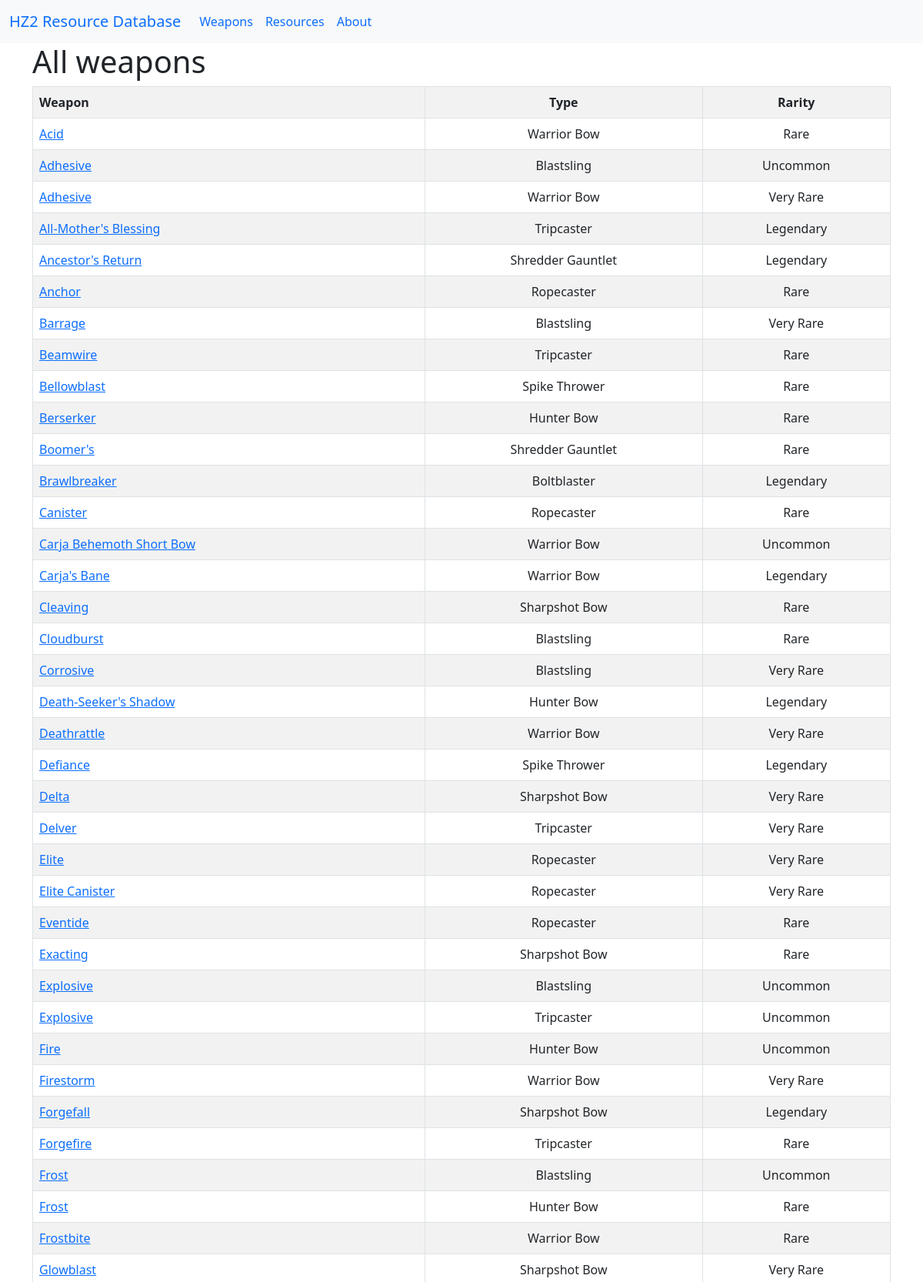
The app's page /allweapons (upper part) with its own data.
### hz2/models.py (models this page shows, shortened)
class Weapon(db.Model):
    id = db.Column(db.Integer, primary_key=True)
    title = db.Column(db.Text, nullable=False)
    type_id = db.Column(db.Integer, db.ForeignKey('weapon_type.id'), nullable=False)
    rarity_id = db.Column(db.Integer, db.ForeignKey('rarity.id'), nullable=False)
    requirements = db.relationship('Weapon_requirement', backref='weapon',lazy=True)

class Weapon_type(db.Model):
    id = db.Column(db.Integer, primary_key=True)
    title = db.Column(db.Text, nullable=False, unique=True)
    weapons = db.relationship('Weapon', backref='type', lazy=True)

class Rarity(db.Model):
    id = db.Column(db.Integer, primary_key=True)
    title = db.Column(db.Text, nullable=False, unique=True)
    sortOrder = db.Column(db.Integer, unique=True)
    weapons = db.relationship('Weapon', backref='rarity', lazy=True)
    resources = db.relationship('Resource',backref='rarity', lazy=True)

### hz2/routes.py (the view)
@app.route("/allweapons")
def weapons_all():
    log.info(f"Getting all weapons")
    results = db.session.query(Weapon,Weapon_type,Rarity).join(Weapon_type,Rarity).with_entities(Weapon.id, Weapon.title,Weapon_type.id,Weapon_type.title, Rarity.id, Rarity.title).order_by(Weapon.title).all()
    log.info(f"Weapons found: {len(results)}")
    if len(results) == 0:
        log.critical(f"No weapons found in database")
        return render_template('not_found.html',title='Weapons not found', thing='weapons')
    log.debug(f"weapons: {results}")
    header = ("Weapon", "Type", "Rarity")
    data = results
    log.debug(f"Table Data: {data}")
    log.info(f"Loading weapons page with data")
    return render_template('weapons.html', title=f"ALL Weapons", header_row=header, data=data)

### hz2/templates/weapons.html
{% extends "layout.html" %}
{% block content %}
<h1>All weapons</h1>
<table class="table table-striped table-bordered" id='myTable'>
    <tr>
        <th>{{ header_row[0] }}</th>
        <th class="text-center">{{ header_row[1] }}</th>
        <th class="text-center">{{ header_row[2] }}</th>
    </tr>
    {% for row in data %}
    <tr>
        <td><a href="{{ url_for('weapon_detail', weapon_id=row[0]) }}" class="link-primary">{{ row[1] }}</a>
        </td>
        <td class="text-center">{{ row[3] }}</td>
        <td class="text-center">{{ row[5] }}</td>
    </tr>
    {% endfor %}
</table>
{% endblock %}

### records on screen
Weapon: title "Acid", title "Warrior Bow", title "Rare"
Weapon: title "Adhesive", title "Blastsling", title "Uncommon"
Weapon: title "Adhesive", title "Warrior Bow", title "Very Rare"
Weapon: title "All-Mother's Blessing", title "Tripcaster", title "Legendary"
Weapon: title "Ancestor's Return", title "Shredder Gauntlet", title "Legendary"
Weapon: title "Anchor", title "Ropecaster", title "Rare"
Weapon: title "Barrage", title "Blastsling", title "Very Rare"
Weapon: title "Beamwire", title "Tripcaster", title "Rare"
Weapon: title "Bellowblast", title "Spike Thrower", title "Rare"
Weapon: title "Berserker", title "Hunter Bow", title "Rare"
Weapon: title "Boomer's", title "Shredder Gauntlet", title "Rare"
Weapon: title "Brawlbreaker", title "Boltblaster", title "Legendary"
Weapon: title "Canister", title "Ropecaster", title "Rare"
Weapon: title "Carja Behemoth Short Bow", title "Warrior Bow", title "Uncommon"
Weapon: title "Carja's Bane", title "Warrior Bow", title "Legendary"
Weapon: title "Cleaving", title "Sharpshot Bow", title "Rare"
Weapon: title "Cloudburst", title "Blastsling", title "Rare"
Weapon: title "Corrosive", title "Blastsling", title "Very Rare"
Weapon: title "Death-Seeker's Shadow", title "Hunter Bow", title "Legendary"
Weapon: title "Deathrattle", title "Warrior Bow", title "Very Rare"
Weapon: title "Defiance", title "Spike Thrower", title "Legendary"
Weapon: title "Delta", title "Sharpshot Bow", title "Very Rare"
Weapon: title "Delver", title "Tripcaster", title "Very Rare"
Weapon: title "Elite", title "Ropecaster", title "Very Rare"
Weapon: title "Elite Canister", title "Ropecaster", title "Very Rare"
Weapon: title "Eventide", title "Ropecaster", title "Rare"
Weapon: title "Exacting", title "Sharpshot Bow", title "Rare"
Weapon: title "Explosive", title "Blastsling", title "Uncommon"
Weapon: title "Explosive", title "Tripcaster", title "Uncommon"
Weapon: title "Fire", title "Hunter Bow", title "Uncommon"
Weapon: title "Firestorm", title "Warrior Bow", title "Very Rare"
Weapon: title "Forgefall", title "Sharpshot Bow", title "Legendary"
Weapon: title "Forgefire", title "Tripcaster", title "Rare"
Weapon: title "Frost", title "Blastsling", title "Uncommon"
Weapon: title "Frost", title "Hunter Bow", title "Rare"
Weapon: title "Frostbite", title "Warrior Bow", title "Rare"
Weapon: title "Glowblast", title "Sharpshot Bow", title "Very Rare"

### other values on screen
{{ header_row[0] }} "Weapon"
{{ header_row[1] }} "Type"
{{ header_row[2] }} "Rarity"
